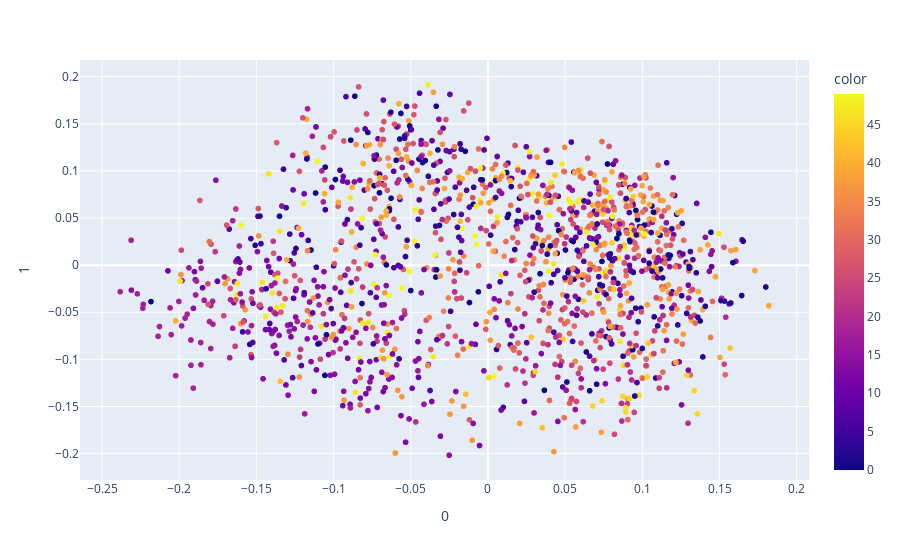

Source (notebook cell):
### Code cell
X = pd.DataFrame(embeddings)
pca = PCA(n_components=2)
components = pca.fit_transform(X)
X['labels'] = labels

fig = px.scatter(components, x=0, y=1, color=X['labels'])
fig.show()

### Figure 1 — Plotly figure (JSON) as saved in the notebook; plotly's stock layout.template omitted (floating-point values rounded to 4 significant figures; data arrays with more than 128 entries replaced by an {"elided": "..."} marker saying what was removed)
{"data": [{"hovertemplate": "0=%{x}<br>1=%{y}<br>color=%{marker.color}<extra></extra>", "legendgroup": "", "marker": {"color": {"elided": "1460 int values"}, "coloraxis": "coloraxis", "symbol": "circle"}, "mode": "markers", "name": "", "showlegend": false, "type": "scattergl", "x": {"elided": "1460 float values"}, "xaxis": "x", "y": {"elided": "1460 float values"}, "yaxis": "y"}], "layout": {"coloraxis": {"colorbar": {"title": {"text": "color"}}, "colorscale": [[0, "#0d0887"], [0.1111, "#46039f"], [0.2222, "#7201a8"], [0.3333, "#9c179e"], [0.4444, "#bd3786"], [0.5556, "#d8576b"], [0.6667, "#ed7953"], [0.7778, "#fb9f3a"], [0.8889, "#fdca26"], [1, "#f0f921"]]}, "legend": {"tracegroupgap": 0}, "margin": {"t": 60}, "xaxis": {"anchor": "y", "domain": [0, 1], "title": {"text": "0"}}, "yaxis": {"anchor": "x", "domain": [0, 1], "title": {"text": "1"}}}}
